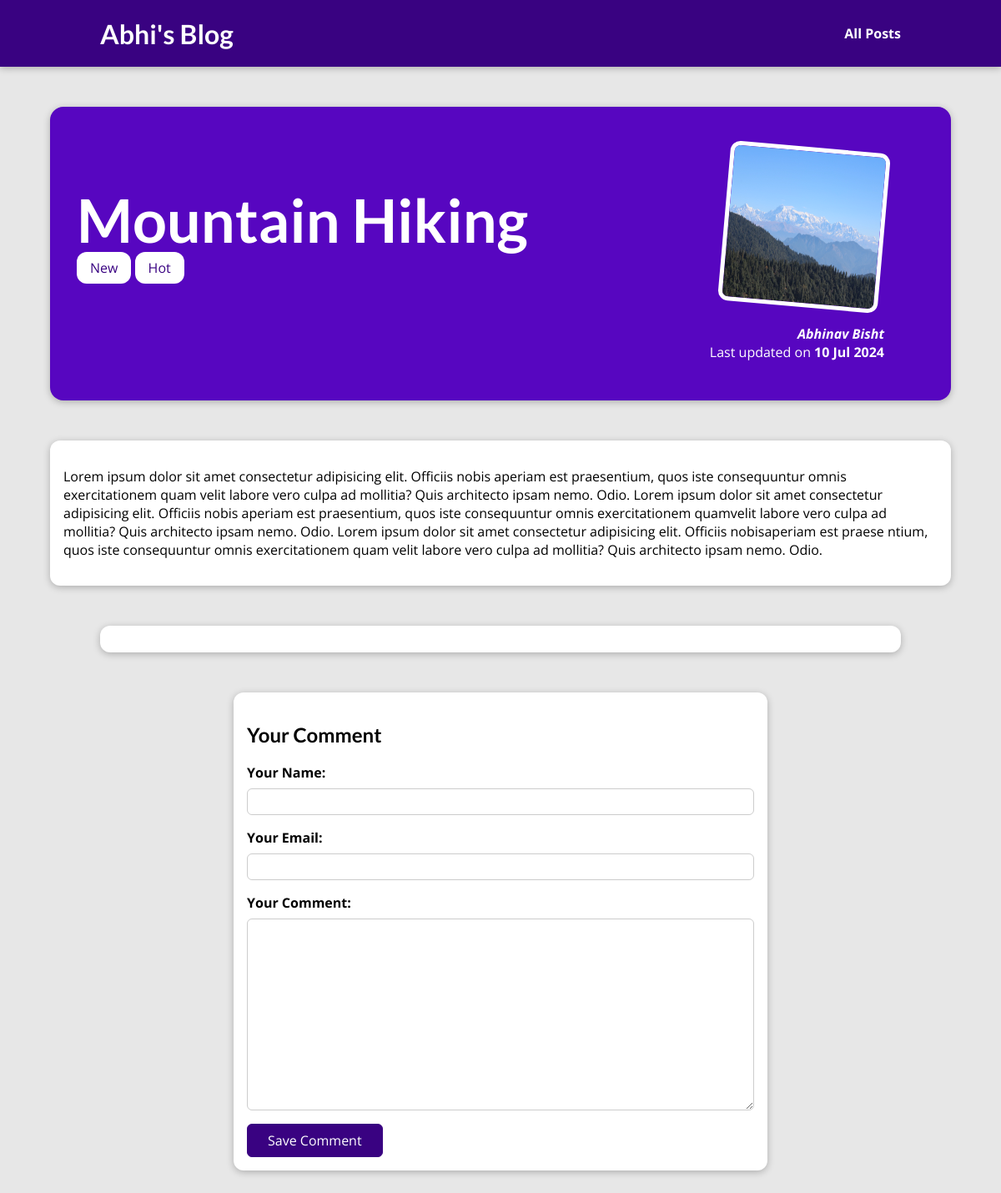
The app's page /posts/mountain-hiking with its own data.
### blog/models.py (models this page shows, shortened)
class Post(models.Model):
    title = models.CharField(max_length=150)
    excerpt = models.CharField(max_length=200)
    image = models.ImageField(upload_to="posts", null=True)
    date = models.DateField(auto_now=True)
    slug = models.SlugField(unique=True, db_index=True)
    content = models.TextField(validators=[MinLengthValidator(10)])
    author = models.ForeignKey(Author, on_delete=models.SET_NULL, null=True, related_name="posts")
    tags = models.ManyToManyField(Tag)

class Tag(models.Model):
    caption = models.CharField(max_length=20)

class Author(models.Model):
    first_name = models.CharField(max_length=100)
    last_name = models.CharField(max_length=100)
    email_address = models.EmailField()
    def full_name(self):
        return f"{self.first_name} {self.last_name}"
    def __str__(self):
        return self.full_name()

### blog/views.py (the view, shortened to what this page needs)
# urls.py: path("posts/<slug:slug>", views.SinglePostView.as_view(),
class SinglePostView(View):
    def get(self, request, slug):
        post = Post.objects.get(slug=slug)
        context = {
          "post": post,
          "post_tags": post.tags.all(),
          "comment_form": CommentForm(),
          "comments":post.comments.all().order_by("-id")
        }
        return render(request, "blog/post-detail.html", context)

### blog/forms.py
class CommentForm(forms.ModelForm):
    class Meta:
        model = Comment
        exclude = ["post"]
        labels = {
            "user_name": "Your Name",
            "user_email": "Your Email",
            "text": "Your Comment"
        }

### blog/templates/blog/post-detail.html (shortened to what this page needs)
{% extends 'base.html' %}
{% load static %}
{% block css_files %}
    <link rel="stylesheet" href="{% static 'blog/post-detail.css' %}" />
{% endblock %}
{% block content %}
    <section id="summary">
        <h2>{{post.title}}</h2>
        <div>
          {% for tag in post_tags %}
            <span class="tag">{{ tag.caption }}</span>
          {% endfor %}
        </div>
        <article>
            <img src="{{ post.image.url }}" alt="{{post.title}}" />
            <address>{{post.author}}</address>
            <div>
                Last updated on <time>{{post.date|date:'d M Y'}}</time>
            </div>
        </article>
    </section>
<main>
    {{post.content|linebreaks}}
</main>
<section id="comments">
</section>
<section id="comment-form">
    <h2>Your Comment</h2>
    <form action="{% url 'post-detail-page' post.slug %}" method="POST">
        {% for form_field in comment_form %}
         <div class="form-control">
            {{ form_field.label_tag }}
            {{ form_field }}
         </div>
        {% endfor %}
        <button>Save Comment</button>
    </form>
</section>
{% endblock content %}

### static/app.css (style rules this page uses)
* { box-sizing: border-box; }
html { font-family: 'Open Sans', 'Lato', sans-serif; }
body { margin: 0; }
h1, h2, h3 { font-family: 'Lato', sans-serif; font-weight: bold; }

### blog/static/blog/post-detail.css (style rules this page uses)
body { background-color: #e7e7e7; }
#summary { margin: 8rem auto 3rem auto; padding: 2rem; width: 90%; max-width: 90rem; border-radius: 16px; background-color: #5706c0; position: relative; box-shadow: 0 2px 8px rgba(0, 0, 0, 0.25); height: 22rem; }
#summary h2 { color: white; font-size: 4.5rem; margin-bottom: 0.25rem; }
#summary article { position: absolute; top: 2rem; right: 3rem; padding: 1rem 2rem; border-radius: 12px; text-align: right; color: white; }
#summary article img { width: 12rem; height: 12rem; border-radius: 12px; transform: rotateZ(5deg); border: 5px solid white; margin-bottom: 1rem; }
#summary address { font-weight: bold; }
#summary time { font-weight: bold; }
main { width: 90%; max-width: 90rem; margin: 3rem auto; background-color: white; padding: 1rem; border-radius: 12px; box-shadow: 0 2px 8px rgba(0, 0, 0, 0.25); }
.tag { background-color: white; color: #390281; padding: 0.5rem 1rem; border-radius: 12px; }
#comment-form { margin: 3rem auto; width: 90%; max-width: 40rem; border-radius: 12px; background-color: white; box-shadow: 0 2px 8px rgba(0, 0, 0, 0.25); padding: 1rem; }
#comment-form button { font: inherit; background-color: #390281; color: white; border: 1px solid #390281; padding: 0.5rem 1.5rem; border-radius: 6px; }
.form-control { margin-bottom: 1rem; }
.form-control label { font-weight: bold; margin-bottom: 0.5rem; display: block; }
.form-control input, .form-control textarea { display: block; width: 100%; font: inherit; padding: 0.25rem; border-radius: 6px; border: 1px solid #ccc; }
#comments { margin: 3rem auto; width: 90%; max-width: 60rem; border-radius: 12px; background-color: white; box-shadow: 0 2px 8px rgba(0, 0, 0, 0.25); padding: 1rem 2rem; }

### records on screen
Post: title "Mountain Hiking", image (picture), author "Abhinav Bisht", date "10 Jul 2024", content "Lorem ipsum dolor sit amet consectetur adipisicing elit. Officiis nobis aperiam est praesentium, quos iste consequuntur omnis exercitationem quam velit labore vero culpa ad mollitia? Quis architecto ipsam nemo. Odio. Lorem ipsum dolor sit amet consectetur adipisicing elit. Officiis nobis aperiam est praesentium, quos iste consequuntur omnis exercitationem quamvelit labore vero culpa ad mollitia? Quis architecto ipsam nemo. Odio. Lorem ipsum dolor sit amet consectetur adipisicing elit. Officiis nobisaperiam est praese ntium, quos iste consequuntur omnis exercitationem quam velit labore vero culpa ad mollitia? Quis architecto ipsam nemo. Odio."
Tag: caption "New"
Tag: caption "Hot"
